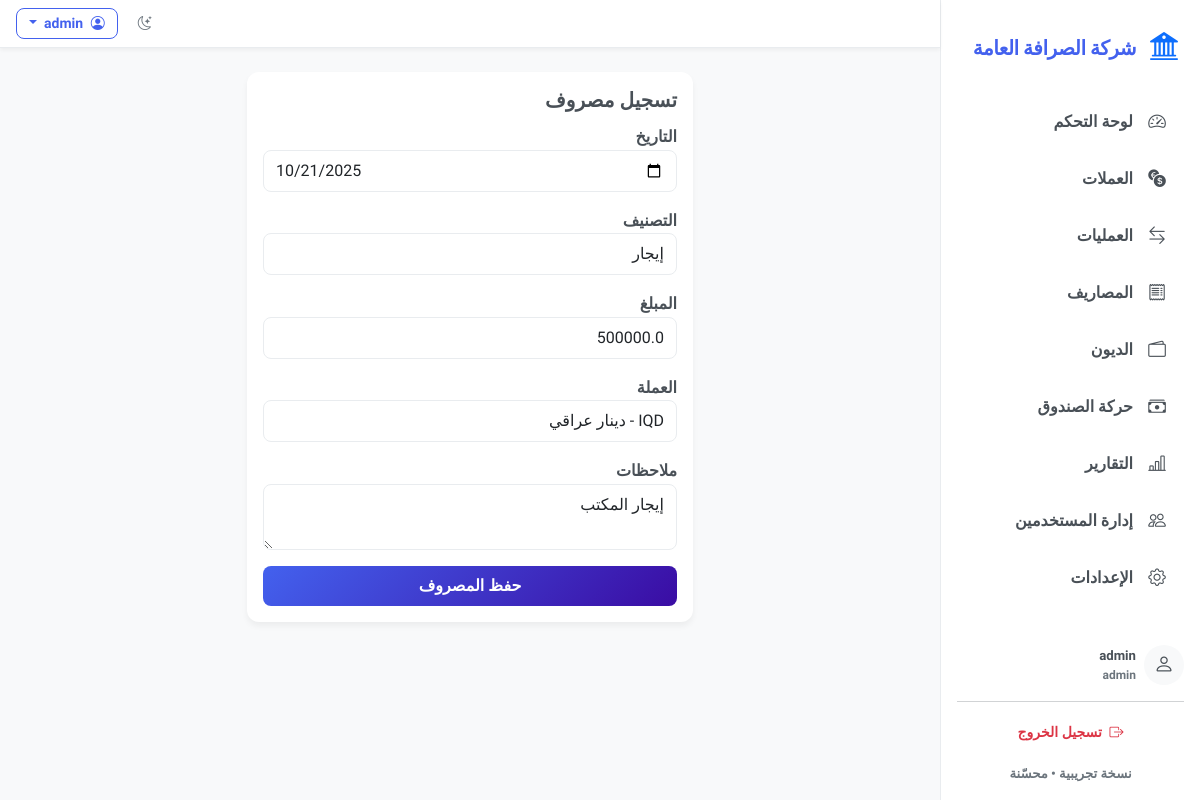
Screenshot of /expense/edit/1 (signed in) with the database file from the repository.
### models.py (models this page shows)
class Settings(db.Model):
    id = db.Column(db.Integer, primary_key=True)
    company_name = db.Column(db.String(100), default='شركة الصرافة')
    company_logo = db.Column(db.String(200), default='bi-bank2')  # Bootstrap icon class

class User(UserMixin, db.Model):
    id = db.Column(db.Integer, primary_key=True)
    username = db.Column(db.String(80), unique=True, nullable=False)
    password_hash = db.Column(db.String(200), nullable=False)
    role = db.Column(db.String(20), default='viewer')

class Expense(db.Model):
    id = db.Column(db.Integer, primary_key=True)
    date = db.Column(db.DateTime, default=datetime.utcnow)
    category = db.Column(db.String(64), nullable=False)
    amount = db.Column(db.Float, nullable=False)
    currency_id = db.Column(db.Integer, db.ForeignKey('currency.id'))
    currency = db.relationship('Currency')
    notes = db.Column(db.String(255))

### app.py (the view)
        @login_required
        def decorated_function(*args, **kwargs):
            if current_user.role in ['admin', 'editor']:
                return f(*args, **kwargs)
            else:
                flash('ليس لديك صلاحية للوصول إلى هذه الصفحة')
                return redirect(url_for('dashboard'))

### forms.py
class ExpenseForm(FlaskForm):
    date = DateField('التاريخ', format='%Y-%m-%d')
    category = StringField('التصنيف', validators=[DataRequired(), Length(max=64)])
    amount = FloatField('المبلغ', validators=[DataRequired()])
    currency_id = SelectField('العملة', coerce=int, validators=[DataRequired()])
    notes = TextAreaField('ملاحظات')
    submit = SubmitField('حفظ المصروف')

### templates/expense_form.html (shortened to what this page needs)
{% extends 'base.html' %}
{% block content %}
<div class="row justify-content-center">
  <div class="col-md-6">
    <div class="card p-3">
      <h5>تسجيل مصروف</h5>
      <form method="post">
        <div class="mb-3">{{ form.date.label }}{{ form.date(class_='form-control') }}</div>
        <div class="mb-3">{{ form.category.label }}{{ form.category(class_='form-control') }}</div>
        <div class="mb-3">{{ form.amount.label }}{{ form.amount(class_='form-control') }}</div>
        <div class="mb-3">{{ form.currency_id.label }}{{ form.currency_id(class_='form-control') }}</div>
        <div class="mb-3">{{ form.notes.label }}{{ form.notes(class_='form-control') }}</div>
        <div class="d-grid">{{ form.submit(class_='btn btn-primary') }}</div>
      </form>
    </div>
  </div>
</div>
{% endblock %}

### templates/base.html (shortened to what this page needs)
<!doctype html>
<html lang="ar" dir="rtl">
  <head>
    <link href="https://cdn.jsdelivr.net/npm/bootstrap@5.3.0/dist/css/bootstrap.rtl.min.css" rel="stylesheet">
    <link href="https://cdn.jsdelivr.net/npm/bootstrap-icons@1.10.5/font/bootstrap-icons.css" rel="stylesheet">
    <link rel="stylesheet" href="/static/css/styles.css">
    <link rel="stylesheet" href="/static/css/theme-extra.css">
  </head>
  <body>
    <div class="d-flex">
      <aside class="sidebar p-3" id="sidebar">
        <div class="d-flex align-items-center mb-4 mt-2">
          <div class="brand-logo me-2">
            <i class="bi {{ settings.company_logo if settings else 'bi-bank2' }} fs-3 text-primary"></i>
          </div>
          <div class="brand fw-bold">{{ settings.company_name if settings else 'شركة الصرافة' }}</div>
        </div>
        <nav class="nav flex-column">
          <a class="nav-link {{ 'active' if request.path == '/' else '' }}" href="/">
            <i class="bi bi-speedometer2 nav-icon"></i>
            <span class="nav-text">لوحة التحكم</span>
          </a>
          <a class="nav-link {{ 'active' if '/currencies' in request.path else '' }}" href="/currencies">
            <i class="bi bi-currency-exchange nav-icon"></i>
            <span class="nav-text">العملات</span>
          </a>
          <a class="nav-link {{ 'active' if '/transactions' in request.path else '' }}" href="/transactions">
            <i class="bi bi-arrow-left-right nav-icon"></i>
            <span class="nav-text">العمليات</span>
          </a>
          <a class="nav-link {{ 'active' if '/expenses' in request.path else '' }}" href="/expenses">
            <i class="bi bi-receipt nav-icon"></i>
            <span class="nav-text">المصاريف</span>
          </a>
          <a class="nav-link {{ 'active' if '/debts' in request.path else '' }}" href="/debts">
            <i class="bi bi-wallet2 nav-icon"></i>
            <span class="nav-text">الديون</span>
          </a>
          <a class="nav-link {{ 'active' if '/cashbox' in request.path else '' }}" href="/cashbox">
            <i class="bi bi-cash-stack nav-icon"></i>
            <span class="nav-text">حركة الصندوق</span>
          </a>
          <a class="nav-link {{ 'active' if '/reports' in request.path else '' }}" href="/reports">
            <i class="bi bi-bar-chart-line nav-icon"></i>
            <span class="nav-text">التقارير</span>
          </a>
          {% if current_user.role == 'admin' %}
          <a class="nav-link {{ 'active' if '/users' in request.path else '' }}" href="/users">
            <i class="bi bi-people nav-icon"></i>
            <span class="nav-text">إدارة المستخدمين</span>
          </a>
          {% endif %}
          <a class="nav-link {{ 'active' if '/settings' in request.path else '' }}" href="/settings">
            <i class="bi bi-gear nav-icon"></i>
            <span class="nav-text">الإعدادات</span>
          </a>
        </nav>
        <div class="sidebar-footer mt-auto">
          <div class="user-info d-flex align-items-center mb-3">
            <div class="avatar bg-light rounded-circle d-flex align-items-center justify-content-center me-2">
              <i class="bi bi-person fs-5"></i>
            </div>
            <div class="user-details">
              <div class="username small fw-bold">{{ current_user.username }}</div>
              <div class="role small text-muted">{{ current_user.role }}</div>
            </div>
          </div>
          <hr class="my-3">
          <div class="text-center">
            <a class="btn btn-sm btn-outline-danger w-100" href="/logout">
              <i class="bi bi-box-arrow-right me-1"></i> تسجيل الخروج
            </a>
          </div>
          <div class="version small text-muted text-center mt-3">نسخة تجريبية • محسّنة</div>
        </div>
      </aside>
      <div class="flex-grow-1 main-content">
        <nav class="navbar navbar-expand-lg navbar-light bg-white shadow-sm px-3">
          <div class="container-fluid p-0">
            <div class="ms-auto d-flex align-items-center">
              <button class="btn btn-sm btn-outline-secondary theme-toggle me-2" title="تبديل الوضع">
                <i class="bi bi-moon-stars"></i>
              </button>
              <div class="dropdown">
                <button class="btn btn-sm btn-outline-primary dropdown-toggle" type="button" id="userDropdown" data-bs-toggle="dropdown">
                  <i class="bi bi-person-circle me-1"></i> {{ current_user.username }}
                </button>
              </div>
            </div>
          </div>
        </nav>
        <main class="container py-4">
          {% block content %}{% endblock %}
        </main>
      </div>
    </div>
  </body>
</html>

### static/css/styles.css (style rules this page uses)
:root { --bg: #f8f9fa; --card: #ffffff; --text: #495057; --text-light: #6c757d; --primary: #4361ee; --primary-dark: #3a56d4; --secondary: #6c757d; --success: #4cc9f0; --info: #4895ef; --warning: #f72585; --danger: #e63946; --muted: #6c757d; --accent: #4cc9f0; --sidebar-bg: #ffffff; --sidebar-link: #495057; --sidebar-link-hover: #f0f2f5; --sidebar-link-active: #e9ecef; --sidebar-border: #e9ecef; --header-bg: #ffffff; --border: #e9ecef; --primary-gradient: linear-gradient(135deg, #4361ee, #3a0ca3); --success-gradient: linear-gradient(135deg, #4cc9f0, #4895ef); --warning-gradient: linear-gradient(135deg, #f72585, #b5179e); --danger-gradient: linear-gradient(135deg, #e63946, #d00000); }
html,body { height:100%; font-family:'Dubai', 'Tajawal', sans-serif; background:var(--bg); color:var(--text); transition:all .25s ease-in-out; }
body { font-weight: 700; line-height: 1.6; }
h1, h2, h3, h4, h5, h6 { font-weight: 700; margin-bottom: 0.75rem; color: var(--text); font-family: 'Dubai', 'Tajawal', sans-serif; }
.card { background:var(--card); color:var(--text); transition:all .25s ease-in-out; box-shadow: 0 4px 6px rgba(0,0,0,0.05); border-radius:0.75rem; border:none; margin-bottom: 1.5rem; animation: fadeIn 0.5s ease-out; transform: translateY(0); transition: transform 0.3s ease, box-shadow 0.3s ease; }
.sidebar { min-height:100vh; background:var(--sidebar-bg); border-left:1px solid var(--sidebar-border); width:260px; transition:all .25s ease-in-out; box-shadow: 0 4px 6px rgba(0,0,0,0.05); display: flex; flex-direction: column; animation: slideInRight 0.3s ease-out; }
.sidebar .brand { font-size:1.25rem; font-weight:700; color:var(--primary); padding:0.5rem 0; font-family: 'Dubai', 'Tajawal', sans-serif; }
.sidebar .brand-logo { width: 40px; height: 40px; display: flex; align-items: center; justify-content: center; animation: bounceIn 0.8s; }
.sidebar .nav-link { color:var(--sidebar-link); text-decoration:none; padding:12px 15px; display:flex; align-items:center; border-radius:0.5rem; margin-bottom:0.25rem; transition:all .2s ease-in-out; font-weight: 500; position: relative; overflow: hidden; }
.sidebar .nav-link::before { content: ''; position: absolute; top: 0; left: 0; width: 100%; height: 100%; background: var(--primary-gradient); opacity: 0; transition: opacity 0.3s ease; z-index: -1; }
.sidebar .nav-link .nav-icon { font-size:1.1rem; margin-inline-end:12px; width: 24px; text-align: center; transition: transform 0.3s ease; }
.sidebar .nav-link .nav-text { flex: 1; }
.sidebar .sidebar-footer { padding-top: 1rem; }
.sidebar .user-info .avatar { width: 40px; height: 40px; animation: bounceIn 1s; }
.theme-toggle { cursor:pointer; transition: transform 0.3s ease; }
.main-content { background: var(--bg); min-height: 100vh; animation: fadeIn 0.5s ease-out; }
.navbar { background: var(--header-bg) !important; border-bottom: 1px solid var(--border); animation: slideInLeft 0.4s ease-out; }
.btn { border-radius: 0.5rem; font-weight: 500; padding: 0.5rem 1rem; transition: all 0.3s ease; position: relative; overflow: hidden; border: none; font-family: 'Dubai', 'Tajawal', sans-serif; font-weight: 700; }
.btn::before { content: ''; position: absolute; top: 0; left: 0; width: 100%; height: 100%; background: rgba(255,255,255,0.2); transform: translateX(-100%); transition: transform 0.4s ease; }
.btn-sm { padding: 0.25rem 0.75rem; font-size: 0.875rem; }
.btn-primary { background: var(--primary-gradient); color: white; }
.btn-outline-primary { color: var(--primary); border: 1px solid var(--primary); background: transparent; }
.form-control, .form-select { border-radius: 0.5rem; padding: 0.5rem 0.75rem; border: 1px solid var(--border); transition: all 0.3s ease; font-family: 'Dubai', 'Tajawal', sans-serif; }
.small, small { font-size: 0.825rem; }
.text-muted { color: var(--text-light) !important; }
.fw-bold { font-weight: 700 !important; }
.shadow-sm { box-shadow: 0 2px 4px rgba(0,0,0,0.05) !important; }

### static/css/theme-extra.css (style rules this page uses)
.brand { font-weight:800; font-size:1.2rem; color:var(--primary); letter-spacing: -0.5px; font-family: 'Dubai', 'Tajawal', sans-serif; }
.sidebar .nav-link { margin-bottom: 0.3rem; font-family: 'Dubai', 'Tajawal', sans-serif; font-weight: 700; }
.user-details .username { font-weight: 600; font-family: 'Dubai', 'Tajawal', sans-serif; }
.user-details .role { font-size: 0.75rem; font-family: 'Dubai', 'Tajawal', sans-serif; }

### rows the page displays
Settings: company_name "شركة الصرافة العامة"
User: username "admin", role "admin"
Expense: date "10/21/2025", category "إيجار", amount "500000.0", currency_id "IQD - دينار عراقي", notes "إيجار المكتب"
